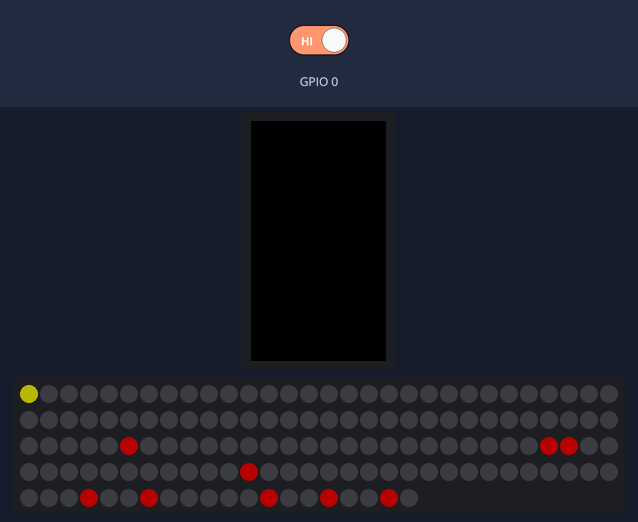
This sketch was run on a simulated ESP32. On the bench: 240×135 colour display, 140 RGB LEDs in strip order, left to right, continuing on the next row. Inputs (shaded band) come from the test bench; at power-on: GPIO 0 HIGH. Dim RGB values are drawn brighter than linear.

Above: at 1.3 s.
1.4 s: GPIO 0 driven LOW
At 1.54 s:
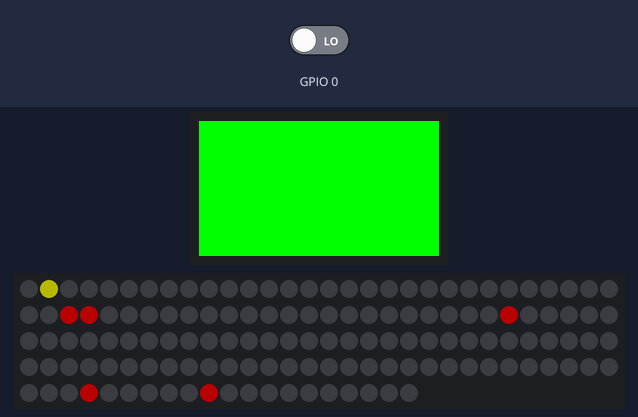
At 3.2 s:
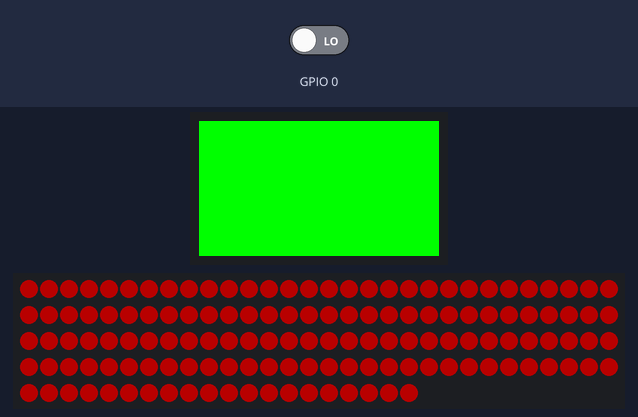
Timing chart, 0 to 4.7 s (numbered marks = the images above; inputs shaded):
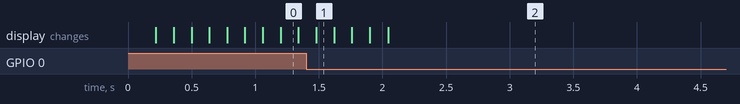

Measured:
- after the input at 1.4 s, the display: changes after 0.08 s (image 1)

The sketch:

m5stickcplus.ino
```cpp
/*
 *  This sketch sends random data over UDP on a ESP32 device
 *
 */
#include <M5StickCPlus.h>
#include <FastLED.h>

#define Neopixel_PIN 32

#define LEDS_PER_STRIP 30
#define STRIPS 4
// 16ms
#define FPS 10

#define LEDS (STRIPS * LEDS_PER_STRIP + 20)

CRGB leds[LEDS];
CRGB screen_buffer[LEDS];

struct Enemy {
  int x = 0;
  int y = 0;
  int height = 0;
  int width = 0;
  int yd = 0;
  int xd = 0;
  int interval = 0;
  int speed = 1;
  int modulus = 2;
};

#define NUM_ENEMIES 10

Enemy enemies[NUM_ENEMIES];

int lost = 0;
int win = 0;
int playerPos = 0;

void gameOver() {
  lost = 1;
  for (int i = 0; i < LEDS; i++) {
    screen_buffer[i] = CRGB::Red;
  }
}

int winAnim = 0;

void gameWin() {
  lost = 1;
  win = 1;
  winAnim = 0;
  FastLED.setBrightness(30);
}

void fillEnemy(Enemy enemy, CRGB color, int check = 0) {
  for (int x = 0; x < enemy.width; x++) {
    for (int y = 0; y < enemy.height; y++) {
      int p = ( x + enemy.x ) + ( y + enemy.y + enemy.interval) * LEDS_PER_STRIP;
      if (p < 0 || p >= LEDS)
        continue;
      screen_buffer[p] = color;
    }
  }
}

void drawEnemy(Enemy enemy) {
  fillEnemy(enemy, CRGB::Red, 1);
}

void clearEnemy(Enemy enemy) {
  fillEnemy(enemy, CRGB::Black);
}

void tickEnemy(Enemy *enemy) {
  enemy->interval = enemy->interval + enemy->speed;

  if (enemy->interval <= 0 || enemy->interval >= enemy->yd) {
    enemy->speed *= -1;
  }
}

void setup(){
  // Initilize hardware serial:
  // Serial.begin(115200);

  M5.begin();
  M5.Lcd.fillScreen(BLACK);

  M5.Lcd.setRotation(1);

  FastLED.addLeds<WS2811, Neopixel_PIN, GRB>(leds, LEDS)
        .setCorrection(TypicalLEDStrip);
  FastLED.setBrightness(69);

  xTaskCreatePinnedToCore(FastLEDshowTask, "FastLEDshowTask", 2048, NULL, 2,
                            NULL, 1);

  enemies[0].x = 5;
  enemies[0].y = 0;
  enemies[0].width = 1;
  enemies[0].height = 1;
  enemies[0].yd = 2;
  enemies[0].modulus = 4;

  enemies[1].x = 18;
  enemies[1].y = -5;
  enemies[1].width = 1;
  enemies[1].height = 5;
  enemies[1].yd = 10;
  enemies[1].modulus = 1;

  enemies[2].x = 3;
  enemies[2].y = 4;
  enemies[2].width = 1;
  enemies[2].height = 1;
  enemies[2].yd = 1;
  enemies[2].modulus = 5;

  enemies[3].x = 6;
  enemies[3].y = 4;
  enemies[3].width = 1;
  enemies[3].height = 1;
  enemies[3].yd = 1;
  enemies[3].modulus = 4;

  enemies[4].x = 9;
  enemies[4].y = 4;
  enemies[4].width = 1;
  enemies[4].height = 1;
  enemies[4].yd = 1;
  enemies[4].modulus = 3;

  enemies[5].x = 12;
  enemies[5].y = 4;
  enemies[5].width = 1;
  enemies[5].height = 1;
  enemies[5].yd = 1;
  enemies[5].modulus = 2;

  enemies[6].x = 15;
  enemies[6].y = 4;
  enemies[6].width = 1;
  enemies[6].height = 1;
  enemies[6].yd = 1;
  enemies[6].modulus = 2;

  enemies[7].x = 26;
  enemies[7].y = 0;
  enemies[7].width = 2;
  enemies[7].height = 1;
  enemies[7].yd = 3;
  enemies[7].modulus = 2;
}

int tick = 0;

int btn = 0;
int pBtn = 0;

void loop() {
  btn = digitalRead(0);

  if (lost || win) {
    if (btn == 0 && pBtn) {
      lost = 0;
      playerPos = 0;

      FastLED.setBrightness(69);

      for (int i = 0; i < LEDS; i++) {
        screen_buffer[i] = CRGB::Black;
      }
    }
    pBtn = btn;
    return;
  }

  if (btn == 0) {
    M5.Lcd.fillScreen(GREEN);
    playerPos++;

    if (playerPos == LEDS) {
      gameWin();
    }
  } else {
    M5.Lcd.fillScreen(BLACK);
  }

  for (int i = 0; i < NUM_ENEMIES; i++) {

    if (tick % enemies[i].modulus == 0) {
      clearEnemy(enemies[i]);
      tickEnemy(&enemies[i]);
      drawEnemy(enemies[i]);
    }
  }

  tick++;

  pBtn = btn;

  delay(100);

}

void swap(CRGB *a, CRGB *b) {
  CRGB temp = *a;
  *a = *b;
  *b = temp;
}

int led = 0;

void FastLEDshowTask(void *pvParameters) {
  for (;;) {

    if (!win) {
      memcpy(leds,screen_buffer, sizeof(CRGB) * LEDS);

      for (int i = 0; i < STRIPS; i++) {
        // Is the strip even?
        if (i % 2 == 1) {
          // Copy strip into variable row
          CRGB row[LEDS_PER_STRIP];
          memcpy(row, &screen_buffer[LEDS_PER_STRIP * i], sizeof(CRGB) * LEDS_PER_STRIP);

          // Reverse order of row
          for (int index = 0; index < LEDS_PER_STRIP / 2; index++) {
            swap(row + index, row + LEDS_PER_STRIP - 1 - index);
          }

          // Copy row back into flipped_leds at the same position it was copied from
          memcpy(&leds[LEDS_PER_STRIP * i], row,
                 sizeof(CRGB) * LEDS_PER_STRIP);
        }
      }

      if (leds[playerPos] == CRGB::Red)
        gameOver();
      else
        leds[playerPos] = CRGB::Yellow;
    }

    FastLED.show();

    EVERY_N_MILLISECONDS(FPS) {
      if (win) {
        leds[winAnim++] = CRGB::Yellow;

        if (winAnim >= LEDS-1) {
          win = 0;
          playerPos = 0;
        }
      } else
        led = (led + 1)%LEDS;
    }
  }
}
```
